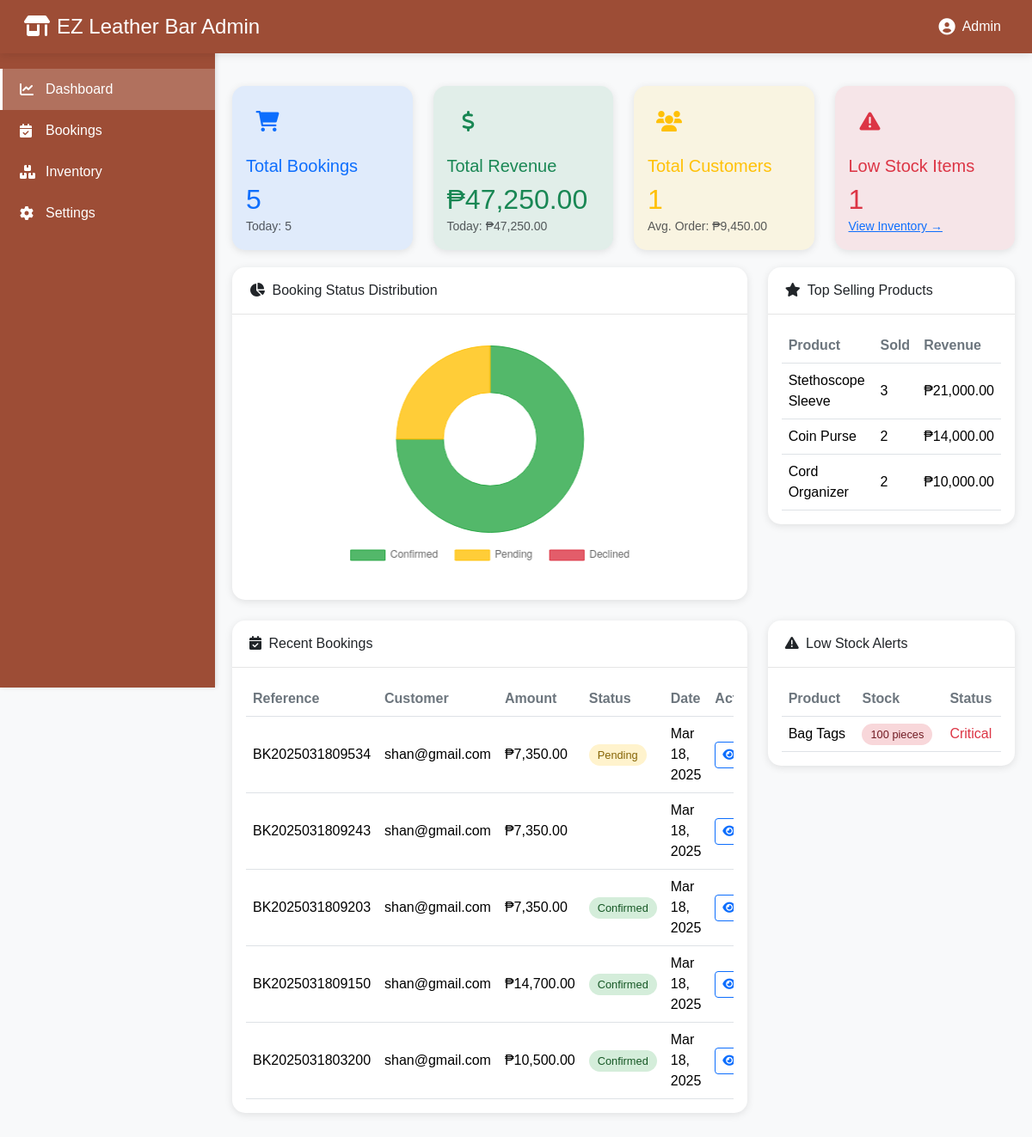
/admin_dashboard.php (signed in), run on the app's committed database.
### tables this page shows
CREATE TABLE `bookings` (
  `booking_id` int(11) NOT NULL,
  `account_id` int(11) NOT NULL,
  `booking_reference` varchar(15) NOT NULL,
  `verification_code` varchar(12) NOT NULL,
  `total_amount` decimal(10,2) NOT NULL,
  `processing_fee` decimal(10,2) NOT NULL,
  `preferred_date` date NOT NULL,
  `special_instructions` text DEFAULT NULL,
  `qr_code_path` varchar(255) DEFAULT NULL,
  `status` enum('pending','confirmed','processing','completed','cancelled') DEFAULT 'pending',
  `created_at` timestamp NOT NULL DEFAULT current_timestamp(),
  `updated_at` timestamp NULL DEFAULT NULL ON UPDATE current_timestamp(),
  `payment_status` enum('pending','paid','failed') DEFAULT 'pending'
);

CREATE TABLE `accounts` (
  `account_id` int(11) NOT NULL,
  `username` varchar(50) DEFAULT NULL,
  `password` varchar(255) NOT NULL,
  `role` enum('U','A') NOT NULL DEFAULT 'U'
);

CREATE TABLE `products` (
  `product_id` int(11) NOT NULL,
  `category_id` int(11) DEFAULT NULL,
  `product_name` varchar(100) NOT NULL,
  `description` text DEFAULT NULL,
  `base_price` decimal(10,2) NOT NULL,
  `pieces_per_bundle` int(11) DEFAULT 200,
  `stock` int(11) DEFAULT 0,
  `image_path` varchar(255) DEFAULT NULL,
  `is_active` tinyint(1) DEFAULT 1,
  `created_at` timestamp NOT NULL DEFAULT current_timestamp()
);

### admin_dashboard.php (the view, shortened to what the rows shown need)
<?php
require 'database/connect_db.php';
$stats_query = "SELECT
    COUNT(*) as total_bookings,
    SUM(CASE WHEN status = 'pending' THEN 1 ELSE 0 END) as pending_bookings,
    SUM(CASE WHEN status = 'confirmed' THEN 1 ELSE 0 END) as confirmed_bookings,
    SUM(CASE WHEN status = 'declined' THEN 1 ELSE 0 END) as declined_bookings,
    SUM(total_amount) as total_revenue,
    COUNT(DISTINCT account_id) as total_customers,
    AVG(total_amount) as average_order_value
    FROM bookings";
$stats_result = mysqli_query($conn, $stats_query);
$stats = mysqli_fetch_assoc($stats_result);
$recent_bookings_query = "SELECT b.*, a.username
                         FROM bookings b
                         JOIN accounts a ON b.account_id = a.account_id
                         ORDER BY b.created_at DESC LIMIT 5";
$recent_bookings_result = mysqli_query($conn, $recent_bookings_query);
$recent_bookings = mysqli_fetch_all($recent_bookings_result, MYSQLI_ASSOC);
$low_stock_query = "SELECT product_id, product_name, stock
                    FROM products
                    WHERE stock < 500
                    ORDER BY stock ASC
                    LIMIT 5";
$low_stock_result = mysqli_query($conn, $low_stock_query);
$low_stock_products = mysqli_fetch_all($low_stock_result, MYSQLI_ASSOC);
$low_stock_count_query = "SELECT COUNT(*) as count
                         FROM products
                         WHERE stock < 500";
$low_stock_count_result = mysqli_query($conn, $low_stock_count_query);
$low_stock_count = mysqli_fetch_assoc($low_stock_count_result);
$low_stock_items = $low_stock_count['count'];
?>
<!DOCTYPE html>
<html lang="en">
<head>
    <link href="https://cdn.jsdelivr.net/npm/bootstrap@5.3.3/dist/css/bootstrap.min.css" rel="stylesheet">
    <link rel="stylesheet" href="https://cdnjs.cloudflare.com/ajax/libs/font-awesome/6.0.0/css/all.min.css">
</head>
<body>
    <div class="main-content">
        <div class="row">
            <div class="col-md-3">
                <div class="card bg-primary-soft">
                    <div class="card-body">
                        <h2 class="mb-0"><?php echo $stats['total_bookings']; ?></h2>
                    </div>
                </div>
            </div>
            <div class="col-md-3">
                <div class="card bg-success-soft">
                    <div class="card-body">
                        <h2 class="mb-0">₱<?php echo number_format($stats['total_revenue'], 2); ?></h2>
                    </div>
                </div>
            </div>
            <div class="col-md-3">
                <div class="card bg-warning-soft">
                    <div class="card-body">
                        <h2 class="mb-0"><?php echo $stats['total_customers']; ?></h2>
                    </div>
                </div>
            </div>
            <div class="col-md-3">
                <div class="card bg-danger-soft">
                    <div class="card-body">
                        <h2 class="mb-0"><?php echo $low_stock_items; ?></h2>
                    </div>
                </div>
            </div>
        </div>
        <div class="row">
            <div class="col-md-4">
                <div class="card mb-4">
                    <div class="card-body">
                        <div class="table-responsive">
                            <table class="table">
                                <thead>
                                    <tr>
                                        <th>Product</th>
                                        <th>Sold</th>
                                        <th>Revenue</th>
                                    </tr>
                                </thead>
                            </table>
                        </div>
                    </div>
                </div>
            </div>
        </div>
        <div class="row">
            <div class="col-md-8">
                <div class="card mb-4">
                    <div class="card-body">
                        <div class="table-responsive">
                            <table class="table">
                                <thead>
                                    <tr>
                                        <th>Reference</th>
                                        <th>Customer</th>
                                        <th>Amount</th>
                                        <th>Status</th>
                                        <th>Date</th>
                                        <th>Action</th>
                                    </tr>
                                </thead>
                                <tbody>
                                    <?php foreach ($recent_bookings as $booking): ?>
                                        <tr>
                                            <td><?php echo $booking['booking_reference']; ?></td>
                                            <td><?php echo htmlspecialchars($booking['username']); ?></td>
                                            <td>₱<?php echo number_format($booking['total_amount'], 2); ?></td>
                                            <td>
                                                <span class="status-badge status-<?php echo strtolower($booking['status']); ?>">
                                                    <?php echo ucfirst($booking['status']); ?>
                                                </span>
                                            </td>
                                            <td><?php echo date('M d, Y', strtotime($booking['created_at'])); ?></td>
                                            <td>
                                                <a href="admin_bookings.php?id=<?php echo $booking['booking_id']; ?>"
                                                   class="btn btn-sm btn-outline-primary">
                                                    <i class="fas fa-eye"></i>
                                                </a>
                                            </td>
                                        </tr>
                                    <?php endforeach; ?>
                                </tbody>
                            </table>
                        </div>
                    </div>
                </div>
            </div>
            <div class="col-md-4">
                <div class="card mb-4">
                    <div class="card-body">
                        <div class="table-responsive">
                            <table class="table">
                                <thead>
                                    <tr>
                                        <th>Product</th>
                                        <th>Stock</th>
                                        <th>Status</th>
                                    </tr>
                                </thead>
                                <tbody>
                                    <?php foreach ($low_stock_products as $product): ?>
                                        <tr>
                                            <td><?php echo htmlspecialchars($product['product_name']); ?></td>
                                            <td>
                                                <?php
                                                $stock_class = 'stock-high';
                                                if ($product['stock'] < 200) {
                                                    $stock_class = 'stock-low';
                                                } elseif ($product['stock'] < 500) {
                                                    $stock_class = 'stock-medium';
                                                }
                                                ?>
                                                <span class="stock-badge <?php echo $stock_class; ?>">
                                                    <?php echo $product['stock']; ?> pieces
                                                </span>
                                            </td>
                                            <td>
                                                <?php if ($product['stock'] < 200): ?>
                                                    <span class="text-danger">Critical</span>
                                                <?php elseif ($product['stock'] < 500): ?>
                                                    <span class="text-warning">Low</span>
                                                <?php else: ?>
                                                    <span class="text-success">Good</span>
                                                <?php endif; ?>
                                            </td>
                                        </tr>
                                    <?php endforeach; ?>
                                </tbody>
                            </table>
                        </div>
                    </div>
                </div>
            </div>
        </div>
    </div>
    <script>
        function toggleProfileMenu() {
            const menu = document.getElementById('profileMenu');
            menu.classList.toggle('show');
        }
        window.onclick = function(event) {
            if (!event.target.matches('.profile-btn')) {
                const menu = document.getElementById('profileMenu');
                if (menu.classList.contains('show')) {
                    menu.classList.remove('show');
                }
            }
        }
        // Booking Status Chart
        const ctx = document.getElementById('bookingChart').getContext('2d');
        new Chart(ctx, {
            type: 'doughnut',
            data: {
                labels: ['Confirmed', 'Pending', 'Declined'],
                datasets: [{
                    data: [
                        <?php echo $stats['confirmed_bookings']; ?>,
                        <?php echo $stats['pending_bookings']; ?>,
                        <?php echo $stats['declined_bookings']; ?>
                    ],
                    backgroundColor: [
                        'rgba(40, 167, 69, 0.8)',
                        'rgba(255, 193, 7, 0.8)',
                        'rgba(220, 53, 69, 0.8)'
                    ],
                    borderColor: [
                        'rgba(40, 167, 69, 1)',
                        'rgba(255, 193, 7, 1)',
                        'rgba(220, 53, 69, 1)'
                    ],
                    borderWidth: 1
                }]
            },
            options: {
                responsive: true,
                maintainAspectRatio: false,
                plugins: {
                    legend: {
                        position: 'bottom',
                        labels: {
                            padding: 20,
                            font: {
                                size: 12
                            }
                        }
                    }
                },
                layout: {
                    padding: {
                        top: 20,
                        bottom: 20
                    }
                },
                animation: {
                    duration: 500
                }
            }
        });
    </script>
</body>
</html>

### data on the page
bookings: booking_reference "BK2025031809534", account.username "shan@gmail.com", total_amount "7,350.00", status "Pending", created_at "Mar 18, 2025"
bookings: booking_reference "BK2025031809243", account.username "shan@gmail.com", total_amount "7,350.00", created_at "Mar 18, 2025"
bookings: booking_reference "BK2025031809203", account.username "shan@gmail.com", total_amount "7,350.00", status "Confirmed", created_at "Mar 18, 2025"
bookings: booking_reference "BK2025031809150", account.username "shan@gmail.com", total_amount "14,700.00", status "Confirmed", created_at "Mar 18, 2025"
bookings: booking_reference "BK2025031803200", account.username "shan@gmail.com", total_amount "10,500.00", status "Confirmed", created_at "Mar 18, 2025"
products: product_name "Bag Tags", stock "100", shows "Critical"

### other printed values
$stats['total_bookings'] "5"
$today_stats['today_bookings'] "5"
$stats['total_revenue'] "47,250.00"
$today_stats['today_revenue'] "47,250.00"
$stats['total_customers'] "1"
$stats['average_order_value'] "9,450.00"
$low_stock_items "1"
$product['product_name'] "Stethoscope Sleeve"
$product['total_sold'] "3"
$product['total_revenue'] "21,000.00"
$product['product_name'] "Coin Purse"
$product['total_sold'] "2"
$product['total_revenue'] "14,000.00"
$product['product_name'] "Cord Organizer"
$product['total_revenue'] "10,000.00"
